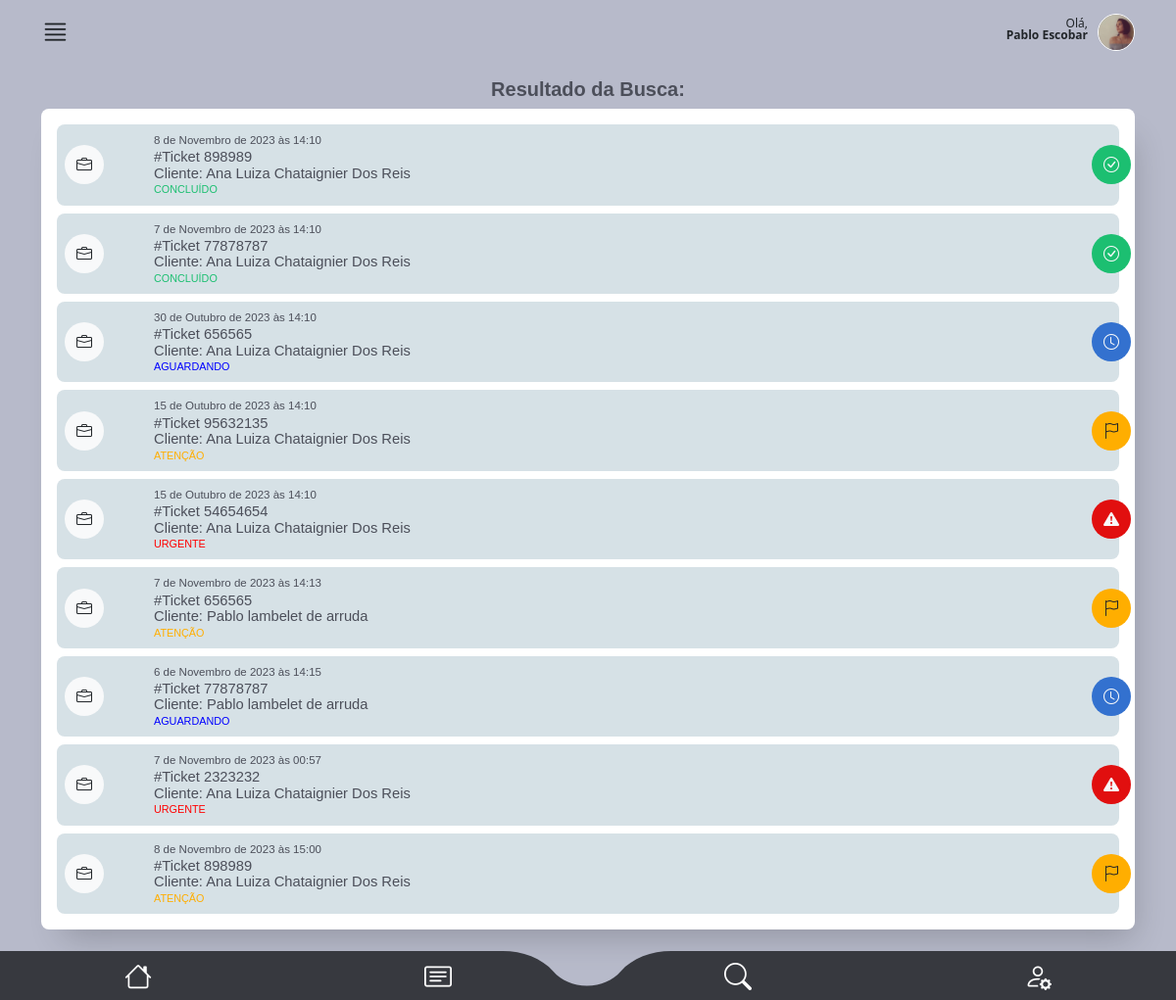
The app's page /main/tela_busca_resultado/ (signed in) with its own data.
### authentication/models.py (models this page shows, shortened)
class CustomUser(AbstractUser):
    telefone = models.CharField(max_length=15, null=False)
    endereco = models.ForeignKey(
        Endereco, on_delete=models.CASCADE, null=True, default=None
    )
    foto = models.ImageField(upload_to="img/perfil_user/", null=True, blank=True)

### staff/models.py (models this page shows, shortened)
class OrdemDeServico(models.Model):
    ticket = models.CharField(max_length=200)
    tecnico = models.ForeignKey(
        CustomUser, on_delete=models.CASCADE, related_name="ordens_técnico"
    )
    staff = models.ForeignKey(
        CustomUser, on_delete=models.CASCADE, related_name="ordens_staff"
    )
    descricao = models.TextField(max_length=600)
    previsao_chegada = models.DateTimeField()
    previsao_execucao = models.DateTimeField()
    material = models.CharField(max_length=100, validators=[MinLengthValidator(3)])
    equipamento = models.CharField(max_length=100, validators=[MinLengthValidator(3)])
    data_criacao = models.DateTimeField(auto_now_add=True)
    cliente = models.ForeignKey(Cliente, on_delete=models.CASCADE)
    contrato = models.CharField(max_length=700, null=True, blank=True)
    atividade = models.CharField(max_length=50, choices=ACTIVITY_CHOICES)
    status_tecnico = models.CharField(max_length=50, choices=TECNICAL_CHOICES)
    status = models.CharField(
        max_length=10, choices=STATUS_CHOICES, default="Aguardando"
    )

class Cliente(models.Model):
    nome = models.CharField(max_length=50, validators=[MinLengthValidator(3)])
    rg = models.CharField(max_length=11, validators=[MinLengthValidator(3)])
    endereco = models.ForeignKey(Endereco, on_delete=models.CASCADE)
    telefone1 = models.CharField(max_length=11, validators=[MinLengthValidator(3)])
    telefone2 = models.CharField(max_length=11, validators=[MinLengthValidator(3)])

### main/views.py (the view, shortened to what this page needs)
@user_passes_test(is_tecnico)
def tela_busca_resultado(request):
    ordens = OrdemDeServico.objects.filter(tecnico=request.user)
    return render(request, "tela_busca_resultado.html", {"ordens": ordens})

### main/helpers.py (called while the page is built)
def is_tecnico(user):
    return user.groups.filter(name="Técnico").exists()

### main/templates/tela_busca_resultado.html (shortened to what this page needs)
{% extends "base2.html" %}
{%load static%}
{% block rest %}
<section id="oc_lista">
    <div class="container">
      <div class="row">
        <div class="col-10 offset-1 text-center mt-3">
          <h5 class="font-bold color04">Resultado da Busca:</h5>
        </div>
      </div>
      <div class="listas_here box-shadow">
        <div class="tab-content" id="pills-tabContent">
            <div class="tab-pane pt-3 fade show active" id="pills-01" role="tabpanel" aria-labelledby="pills-home-tab" tabindex="0">
        {% if ordens %}
            {% for ordem in ordens %}
              <div class="oc_lista_item">
                <a href="{% url 'os_detail' ordem.id %}" class="a-whole"></a>
                <div class="row">
                    <div class="col-2 col-md-1">
                        <div class="icon bg-light"><i class="bi bi-briefcase text-dark"></i></div>
                    </div>
                    <div class="col-9 col-md-11">
                        <div class="oc_l_data color04 font-light">{{ordem.previsao_chegada}}</div>
                        <div class="oc_l_nome font-medium color04">#Ticket {{ordem.ticket}}</div>
                        <div class="oc_l_nome font-medium color04">Cliente: {{ordem.cliente.nome}}</div>
                        <div class="oc_l_status font-medium {% if ordem.status == 'Urgente' %}color-red{% elif ordem.status == 'Atenção' %}color-yellow{% elif ordem.status == 'Aguardando' %}color-blue{% elif ordem.status == 'Concluído' %}color-green{% endif %}">{{ ordem.status }}</div>
                    </div>
                    {% if ordem.status == "Urgente" %}
                    <div class="status_icon bg05 text-light">
                        <i class="bi bi-exclamation-triangle-fill"></i>
                    </div>
                {% elif ordem.status == "Atenção" %}
                    <div class="status_icon bg06 text-dark">
                        <i class="bi bi-flag"></i>
                    </div>
                {% elif ordem.status == "Aguardando" %}
                    <div class="status_icon bg01 text-light">
                        <i class="bi bi-clock"></i>
                    </div>
                    {% elif ordem.status == "Concluído" %}
                    <div class="status_icon bg02 text-light">
                      <i class="bi bi-check-circle"></i>
                  </div>
                {% endif %}
                </div>
              </div>
              {% endfor %}
            {% endif %}
            </div>
        </div>
    </div>
    </div>
  </section>
{% endblock %}

### main/templates/base2.html (shortened to what this page needs)
{%load static%}
<!DOCTYPE html>
<html lang="en" data-bs-theme="auto">
  <head>
    <link
      rel="stylesheet"
      href="https://cdn.jsdelivr.net/npm/@docsearch/css@3"
    />
    <link
      rel="stylesheet"
      href="https://cdn.jsdelivr.net/npm/bootstrap-icons@1.11.1/font/bootstrap-icons.css"
    />
    <link
      href="{% static 'assets/dist/css/bootstrap.min.css' %}"
      rel="stylesheet"
    />
    <link href="{% static 'assets/css/app_mamminfo.css' %}" rel="stylesheet" />
  </head>
  <body>
    <main class="bg03">
      <header>
        <div class="container">
          <div id="super_menu">
            <div class="row">
              <div class="col-3 text-start">
                <i class="bi bi-justify i_main"></i>
              </div>
              <div class="col-9 text-end">
                <p class="mt-2">
                  Olá,<br />
                  <strong>{{ user.first_name }} {{ user.last_name }}</strong>
                </p>
                <div class="photo_user mt-1">
                  {% if request.user.foto %}
                  <img src="{{ request.user.foto.url }}" alt="User Photo" />
                  {% else %}
                  <img
                    src="https://cdn-icons-png.flaticon.com/512/3106/3106807.png?auto=format&fit=crop&q=80&w=1760&ixlib=rb-4.0.3&ixid=M3wxMjA3fDB8MHxwaG90by1wYWdlfHx8fGVufDB8fHx8fA%3D%3D"
                    alt=""
                  />
                  {% endif %}
                </div>
              </div>
            </div>
          </div>
        </div>
      </header>
      {% block rest %}{% endblock %}
    </main>
    <footer>
      <ul class="row">
        <li class="col-3 mt-1">
          <a href="{% url 'dashboard' %}"><i class="bi bi-house"></i></a>
        </li>
        <li class="col-3 p-0 mt-1 text-start text-md-center">
          <a href="{% url 'minhas_os' %}" class="text-start text-md-center"
            ><i class="bi bi-card-text"></i
          ></a>
        </li>
        <li class="col-3 p-0 mt-1 text-end text-md-center">
          <a href="{% url 'tela_busca' %}" class="text-end text-md-center"
            ><i class="bi bi-search"></i
          ></a>
        </li>
        <li class="col-3 mt-1">
          <a href="{% url 'tela_user' %}"><i class="bi bi-person-gear"></i></a>
        </li>
      </ul>
    </footer>
  </body>
</html>

### main/templates/static/assets/css/app_mamminfo.css (style rules this page uses)
html { font-family: 'Noto', sans-serif;background: #ced0dc; }
.font-medium { font-family: 'NotoMedium', sans-serif;font-weight: 400; }
.font-bold { font-family: 'NotoBold', sans-serif;font-weight: 600; }
.font-light { font-family: 'NotoLight', sans-serif;font-weight: 300; }
.bg01 { background: #3371cf; }
.bg02 { background: #1cbf71; }
.bg03 { background: #b7baca; }
.bg05 { background: #e10f0f; }
.bg06 { background: #ffae00; }
.color04 { color: #4c4f5a; }
section { height: auto;min-height: 90vh;max-width: 100vw;width: 100%; }
.box-shadow { box-shadow: 10px 20px 32px -12px rgba(0,0,0,.2); }
.a-whole { position: absolute;top: 0;bottom: 0;left: 0;right: 0;width: 100%;height: 100%;z-index: 1;display: block; }
#super_menu { padding: 10px 0;position: relative; }
#super_menu p { font-size: .75rem;line-height: 100%;display: inline-block;margin: 0 10px 0 0; }
#super_menu .i_main { font-size: 1.8rem; }
#super_menu .photo_user { float: right;display: inline-block; }
#super_menu .photo_user img { width: 38px;height: 38px;display: block;border-radius: 38px;object-fit: cover;transform-origin: 50% 50%;border: 1px solid #fff; }
#oc_lista { padding-bottom: 72px; }
#oc_lista .listas_here { background: #fff;border-radius: 8px; }
#oc_lista .tab-pane { padding: 8px 16px; }
#oc_lista .oc_lista_item { background: #d6e1e6;border-radius: 8px;padding: 8px;position: relative;margin-bottom: 8px; }
#oc_lista .oc_lista_item .icon { width: 40px;height: 40px;border-radius: 40px;display: inline-block;text-align: center;line-height: 40px;position: absolute;l: 0;top: 0;bottom: 0;margin: auto; }
#oc_lista .oc_lista_item .oc_l_data { font-size: .72rem; }
#oc_lista .oc_lista_item .oc_l_nome { font-size: .92rem;line-height: 112%;white-space: nowrap;overflow: hidden;text-overflow: ellipsis; }
#oc_lista .oc_lista_item .oc_l_status { font-size: .675rem;text-transform: uppercase; }
#oc_lista .oc_lista_item .status_icon { width: 40px;height: 40px;border-radius: 40px;display: inline-block;text-align: center;line-height: 40px;position: absolute;right: -12px;top: 0;bottom: 0;margin: auto; }
footer { position: fixed;z-index: 5; width: 100%;bottom: 0;background: url(../img/footer.svg) 50% 50% / cover;height: 50px; }
footer ul { padding: 0;margin: 0;text-align: center; }
footer ul li { list-style: none;display: inline-block; }
footer li a { color: #fff;font-size: 1.75rem;width: 100%;text-align: center;display: block; }

### records on screen
CustomUser: first_name "Pablo", last_name "Escobar", user.foto (picture)
OrdemDeServico: previsao_chegada "8 de Novembro de 2023 às 14:10", ticket "898989", cliente.nome "Ana Luiza Chataignier Dos Reis", status "CONCLUÍDO"
OrdemDeServico: previsao_chegada "7 de Novembro de 2023 às 14:10", ticket "77878787", cliente.nome "Ana Luiza Chataignier Dos Reis", status "CONCLUÍDO"
OrdemDeServico: previsao_chegada "30 de Outubro de 2023 às 14:10", ticket "656565", cliente.nome "Ana Luiza Chataignier Dos Reis", status "AGUARDANDO"
OrdemDeServico: previsao_chegada "15 de Outubro de 2023 às 14:10", ticket "95632135", cliente.nome "Ana Luiza Chataignier Dos Reis", status "ATENÇÃO"
OrdemDeServico: previsao_chegada "15 de Outubro de 2023 às 14:10", ticket "54654654", cliente.nome "Ana Luiza Chataignier Dos Reis", status "URGENTE"
OrdemDeServico: previsao_chegada "7 de Novembro de 2023 às 14:13", ticket "656565", cliente.nome "Pablo lambelet de arruda", status "ATENÇÃO"
OrdemDeServico: previsao_chegada "6 de Novembro de 2023 às 14:15", ticket "77878787", cliente.nome "Pablo lambelet de arruda", status "AGUARDANDO"
OrdemDeServico: previsao_chegada "7 de Novembro de 2023 às 00:57", ticket "2323232", cliente.nome "Ana Luiza Chataignier Dos Reis", status "URGENTE"
OrdemDeServico: previsao_chegada "8 de Novembro de 2023 às 15:00", ticket "898989", cliente.nome "Ana Luiza Chataignier Dos Reis", status "ATENÇÃO"
